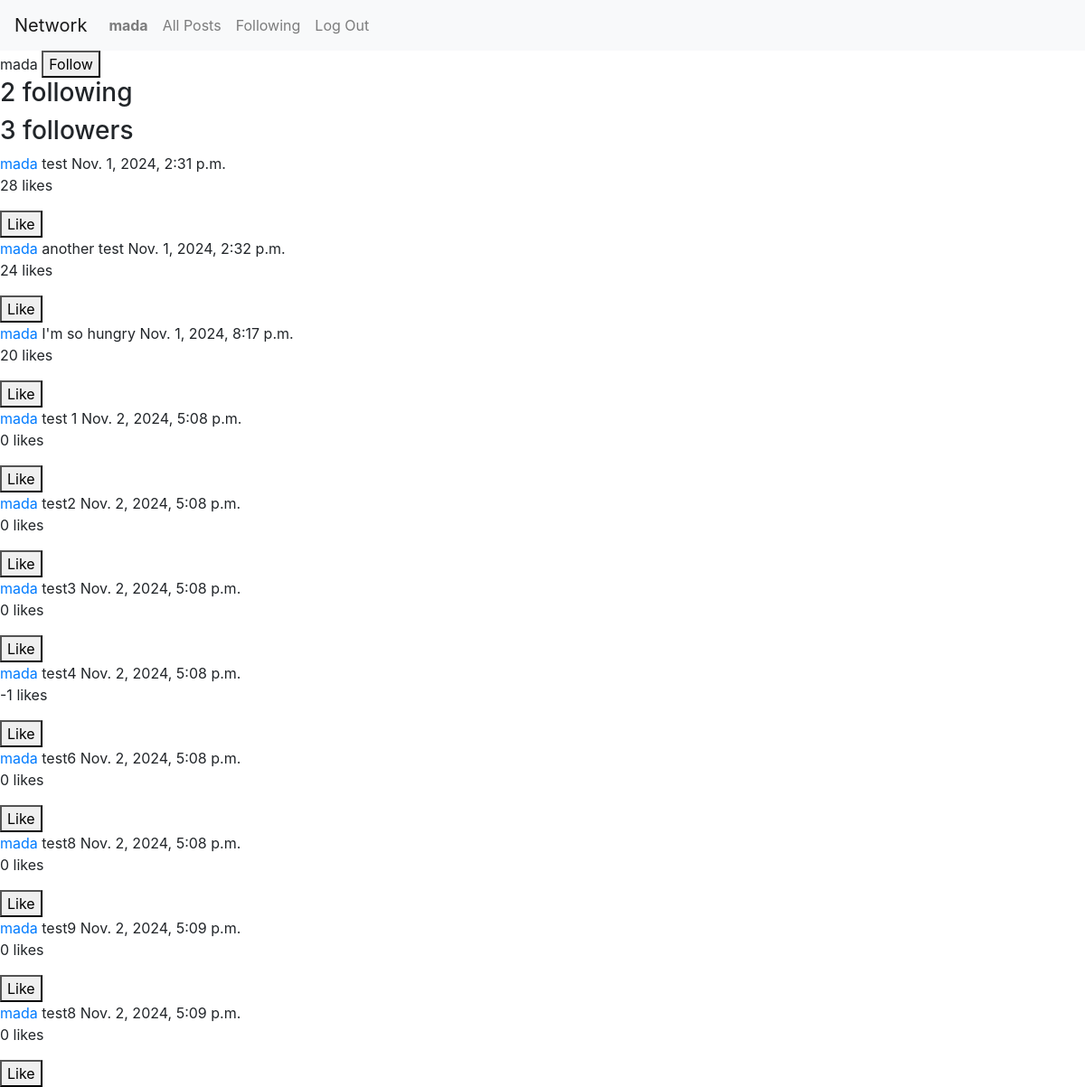
The page /user_profile/mada (signed in) on the database its author committed.
### network/models.py (models this page shows, shortened)
class User(AbstractUser):
    pass

class Follower(models.Model):
    user = models.ForeignKey(User, on_delete=models.CASCADE)
    followers_list = models.ManyToManyField(User, related_name="followers")
    following_list = models.ManyToManyField(User, related_name="following")
    following_count = models.IntegerField()
    followers_count = models.IntegerField()
    liked_posts = models.ManyToManyField(Post, related_name='liked_list')

class Post(models.Model):
    post_username = models.ForeignKey(User, related_name="posts", on_delete=models.CASCADE)
    post_content = models.TextField()
    date = models.DateTimeField(auto_now_add=True)
    likes = models.IntegerField()

### network/views.py (the view)
# urls.py: path('user_profile/<str:username>', views.user_profile, name='user_profile'),
def user_profile(request, username):
    user_stats = Follower.objects.get(user__username = username)
    user_posts = Post.objects.filter(post_username__username=username).all()
    main_user_liked_post_list = Follower.objects.get(user=request.user).liked_posts.all()
    return render(request, "network/user_profile.html", {
        "user_stats" : user_stats,
        "user_posts" : user_posts,
        "main_user_liked_post_list" : main_user_liked_post_list
    })

### network/templates/network/user_profile.html (shortened to what this page needs)
{% extends "network/layout.html" %}
{% block body %}
{{ user_stats.user.username }}
<button class="follow-button" data-username="{{ user_stats.user.username }}">Follow</button>
<h3>{{ user_stats.following_count }} following</h3>
<h3>{{ user_stats.followers_count }} followers</h3>
{% for post in user_posts %}
<div>
    <a href="{% url 'user_profile' username=post.post_username %}">{{ post.post_username }}</a>
    {{ post.post_content }}
    {{ post.date }}
    <p class="like-count">{{ post.likes }} likes</p>
    {% if post in main_user_liked_post_list %}
        <button class="unlike-button" data-post-id="{{ post.id }}">unlike</button>
        <button style="display: none;" class="like-button" data-post-id="{{ post.id }}">like</button>
    {% else %}
        <button class="like-button" data-post-id="{{ post.id }}">Like</button>
    {% endif %}
</div>
{% endfor %}
{% endblock %}

### network/templates/network/layout.html (shortened to what this page needs)
{% load static %}
<!DOCTYPE html>
<html lang="en">
    <head>
        <link rel="stylesheet" href="https://stackpath.bootstrapcdn.com/bootstrap/4.4.1/css/bootstrap.min.css">
        <link href="{% static 'network/styles.css' %}" rel="stylesheet">
    </head>
    <body>
        <nav class="navbar navbar-expand-lg navbar-light bg-light">
            <a class="navbar-brand" href="#">Network</a>
            <div>
              <ul class="navbar-nav mr-auto">
                {% if user.is_authenticated %}
                    <li class="nav-item">
                        <a class="nav-link" href="{% url 'profile' %}"><strong>{{ user.username }}</strong></a>
                    </li>
                {% endif %}
                <li class="nav-item">
                  <a class="nav-link" href="{% url 'index' %}">All Posts</a>
                </li>
                {% if user.is_authenticated %}
                    <li class="nav-item">
                        <a class="nav-link" href="#">Following</a>
                    </li>
                    <li class="nav-item">
                        <a class="nav-link" href="{% url 'logout' %}">Log Out</a>
                    </li>
                {% endif %}
              </ul>
            </div>
          </nav>
        <div class="body">
            {% block body %}
            {% endblock %}
        </div>
    </body>
</html>

### rows shown on the page
User: username "mada"
Follower: user.username "mada", following_count "2", followers_count "3"
Post: post_username "mada", post_content "test", date "Nov. 1, 2024, 2:31 p.m.", likes "28"
Post: post_username "mada", post_content "another test", date "Nov. 1, 2024, 2:32 p.m.", likes "24"
Post: post_username "mada", post_content "I'm so hungry", date "Nov. 1, 2024, 8:17 p.m.", likes "20"
Post: post_username "mada", post_content "test 1", date "Nov. 2, 2024, 5:08 p.m.", likes "0"
Post: post_username "mada", post_content "test2", date "Nov. 2, 2024, 5:08 p.m.", likes "0"
Post: post_username "mada", post_content "test3", date "Nov. 2, 2024, 5:08 p.m.", likes "0"
Post: post_username "mada", post_content "test4", date "Nov. 2, 2024, 5:08 p.m.", likes "-1"
Post: post_username "mada", post_content "test6", date "Nov. 2, 2024, 5:08 p.m.", likes "0"
Post: post_username "mada", post_content "test8", date "Nov. 2, 2024, 5:08 p.m.", likes "0"
Post: post_username "mada", post_content "test9", date "Nov. 2, 2024, 5:09 p.m.", likes "0"
Post: post_username "mada", post_content "test8", date "Nov. 2, 2024, 5:09 p.m.", likes "0"
